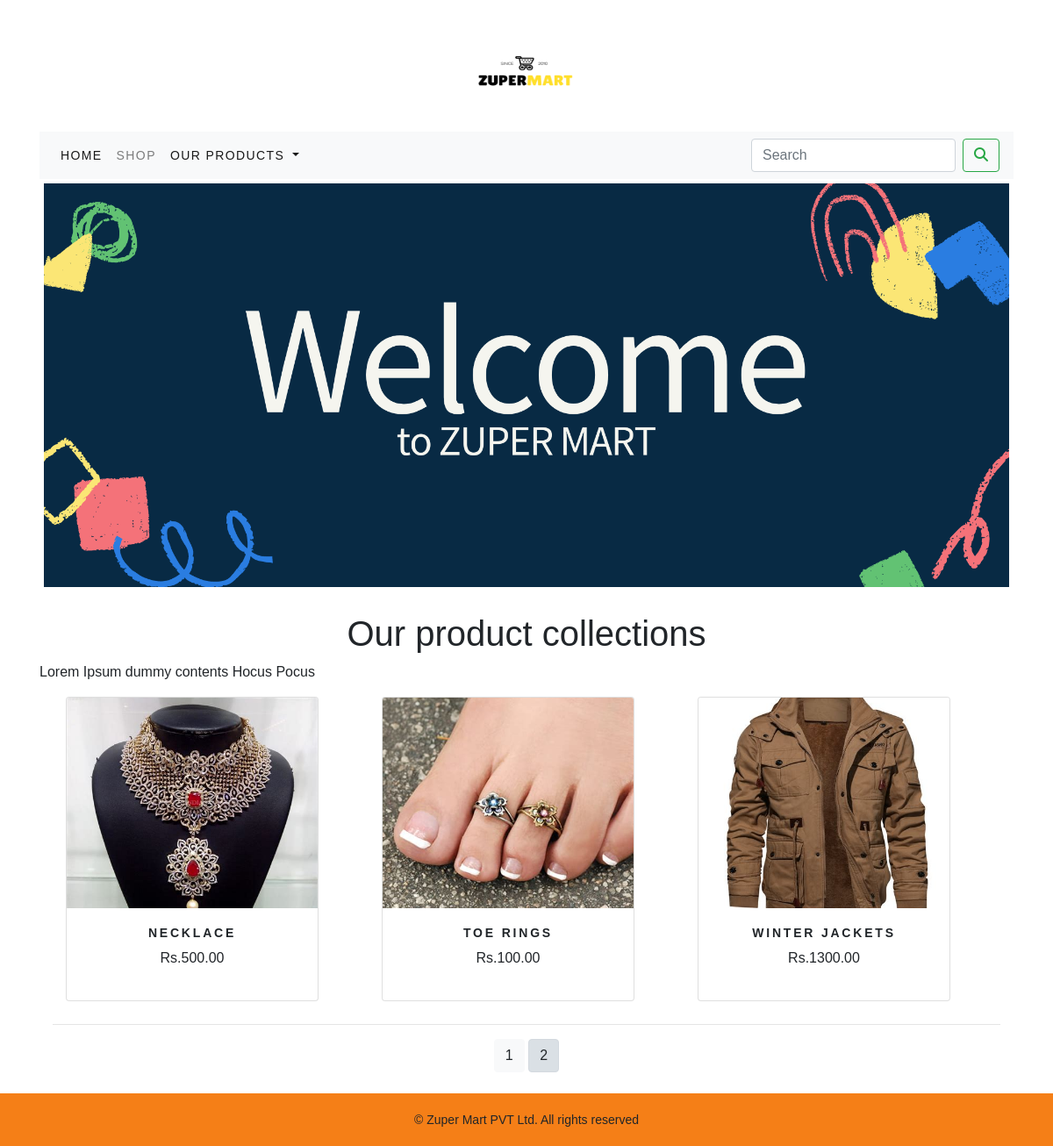
Screenshot of /shop?page=2 with the database file from the repository.
### shop/models.py (models this page shows, shortened)
class Product (models.Model):
    name = models.CharField(max_length=250, unique=True)
    slug = models.SlugField(max_length=250, unique=True)
    desc = models.TextField(blank=True)
    price = models.DecimalField(max_digits=10,decimal_places=2)
    category = models.ForeignKey(Category,on_delete=models.CASCADE)
    image = models.ImageField(upload_to='product', blank=True)
    stock = models.IntegerField()
    available = models.BooleanField(default=True)
    created = models.DateTimeField(auto_now_add=True)
    updated = models.DateField(auto_now_add=True)
    def get_url(self):
        return reverse('shop:prodCatdetail', args=[self.category.slug,self.slug])
    class Meta:
        ordering = ('name',)
        verbose_name = 'product'
        verbose_name_plural = 'products'

### shop/views.py (the view)
# urls.py: path('',views.allProdCat,name='allProdCat'),
def allProdCat(request,c_slug=None):
    c_page = None
    products_list = None
    if c_slug!=None:
        c_page = get_object_or_404(Category,slug=c_slug)
        products_list = Product.objects.all().filter(category=c_page,available=True)
    else:
        products_list = Product.objects.all().filter(available=True)
    paginator = Paginator(products_list,6)
    try:
        page=int(request.GET.get('page','1'))
    except:
        page = 1
    try:
        products = paginator.page(page)
    except (EmptyPage,InvalidPage):
        products = paginator.page(paginator.num_pages)
    return render(request,"category.html",{'category':c_page,'products':products})

### cart/context_processors.py (called while the page is built)
def counter(request):
    item_count = 0
    if 'admin' in request.path:
        return {}
    else:
        try:
            cart = Cart.objects.filter(cart_id=_cart_id(request))
            cart_items = CartItem.objects.all().filter(cart=cart[:1])
            for cart_item in cart_items:
                item_count += cart_item.quantity
        except Cart.DoesNotExist:
            item_count = 0
    return dict(item_count=item_count)

### cart/views.py (called while the page is built)
def _cart_id(request):
    cart = request.session.session_key
    if not cart:
        cart = request.session.create()
    return cart

### shop/context_processors.py (called while the page is built)
def menu_links(request):
    links = Category.objects.all()
    return dict(links=links)

### shop/models.py (called while the page is built)
    def get_url(self):
        return reverse('shop:products_by_category',args=[self.slug])

### templates/category.html (shortened to what this page needs)
{% extends 'base.html' %}
{% load static %}
{% block body %}
<div>
    {% if category %}
    <div class="mx-auto">
        <img class="my_image" src="{{category.image.url}}" alt="{{category.name}}">
    </div>
    <br>
    <div>
        <h4 class="text-center my_title"><b>{{category.name}}</b></h4>
        <p class="text-justify">{{category.desc}}</p>
    </div>
    {% else %}
    <div>
        <img class="my_image my_image_padding" src="{% static 'img/banner.png' %}" alt="Our products" width="700px" height="120px">
    </div>
    <br>
    <div>
        <h1 class="text-center my_title">Our product collections</h1>
        <p class="text-justify"> Lorem Ipsum dummy contents Hocus Pocus</p>
    </div>
    {% endif %}
</div>
<div class="container">
    <div class="row mx-auto">
        {% for product in products.object_list %}
        <div class="my_bottom_margin col-9 col-sm-12 col-md-4 col-lg-4 d-flex align-items-stretch">
            <div class="card text-center" style="min-width:18rem;">
               <a href="{{product.get_url}}"><img class="card-img-top my_image" src="{{product.image.url}}" alt="{{product.name}}"> </a>
                <div class="card-body">
                    <h4 class="text-center my_title"><b>{{product.name}}</b></h4>
                    <p class="text-center">Rs.{{product.price}}</p>
                </div>
             </div>
        </div>
        {% endfor %}
    </div>
    <div class="mx-auto">
        {% if products.paginator.num_pages > 1 %}
        <hr>
        <div class="text-center">
            {% for pg in products.paginator.page_range %}
            <a href="?page={{pg}}" class="btn btn-light bt-sm {% if products.number == pg %} active {% endif %} ">{{pg}}</a>
            {% endfor %}
        </div>
        {% endif %}
    </div>
    <br>
</div>
{% endblock %}

### static/css/custom.css (style rules this page uses)
body { font-family: 'Josefin Sans', sans-serif; }
.my_image { width:100%; height:100%; }
.my_image_padding { padding:5px; }
.my_bottom_margin { margin-bottom:10px; }
.card-body h4 { font-size:14px; text-transform:uppercase; letter-spacing:.2em; height:auto; }
.card-img-top { width: 100%; height: 20vw; object-fit: cover; }

### rows the page displays
Product: image (picture), name "NECKLACE", price "500.00"
Product: image (picture), name "TOE RINGS", price "100.00"
Product: image (picture), name "WINTER JACKETS", price "1300.00"

### other values shown
{{ pg }} "1" "2"
